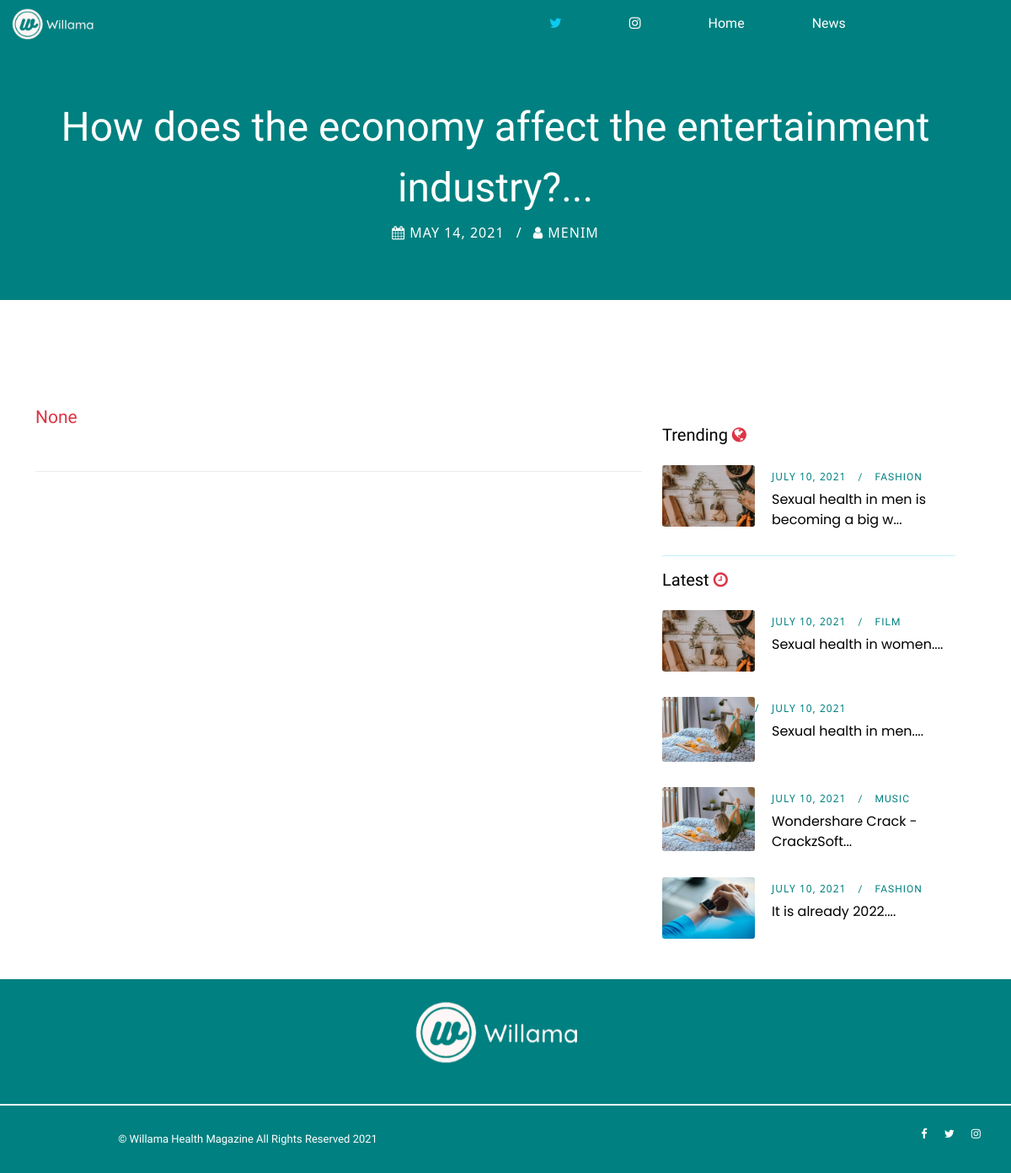
The app's page /willama_health/news/how-does-the-economy-affect-the-entertainment-industry/, older data.
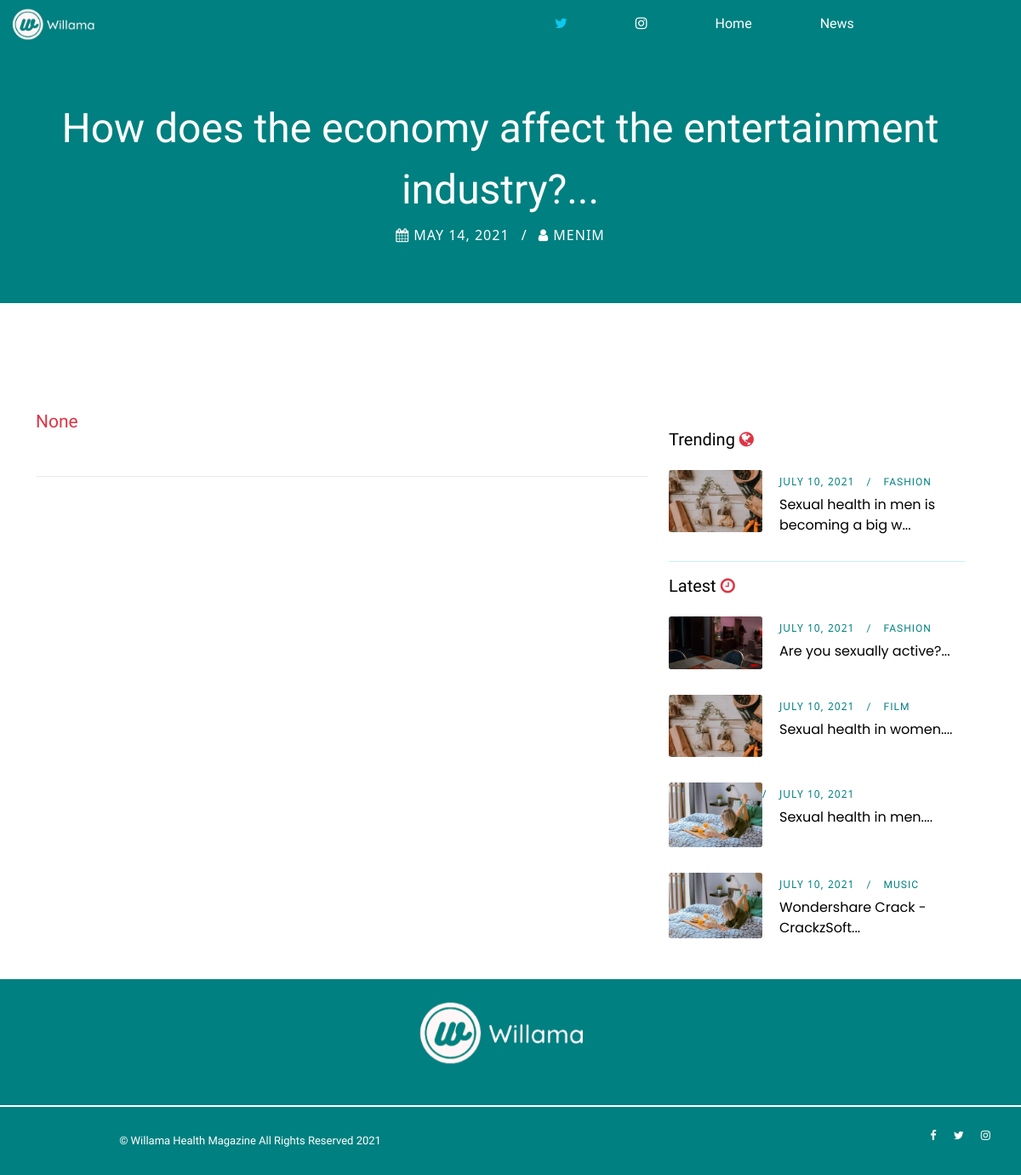
The same page, newer data.
### blog/models.py (models this page shows, shortened)
class Post(models.Model):
    title       =   models.CharField(max_length=255, unique=True)
    blog_img    =   models.ImageField(upload_to="blog_pics/", null=True, blank=True)
    img_credits =   models.CharField(max_length=255, null=True)
    slug        =   models.SlugField(max_length=250, null=True, blank=True, unique=True)
    author      =   models.CharField(max_length=100, default='Menim')
    updated_on  =   models.DateTimeField(auto_now=True)
    body        =   tinymce_models.HTMLField()
    created_on  =   models.DateTimeField(auto_now_add=True)
    status      =   models.IntegerField(choices=STATUS, default=0)
    blog_type   =   models.IntegerField(choices=TYPE, default=0)
    categories  =   models.ManyToManyField(Category, related_name='posts')
    class Meta:
        ordering    =   ['-created_on']

class Category(models.Model):
    title   =   models.CharField(max_length=20, unique=True, null=True)
    slug        =   models.SlugField(max_length=250, unique=True,null=True)
    class Meta:
        verbose_name_plural =   'categories'

### blog/views.py (the view)
# urls.py: path('willama_health/news/<slug:slug>/', views.news_detail, name='news-detail'),
def news_detail(request, slug, *args, **kwargs):
    post        =   News.objects.get(slug=slug)
    latest      =   Post.objects.order_by('-created_on')[0:4]
    adverts     =   Advert.objects.all()[0:1]
    trending    =   Post.objects.filter(blog_type=2, status=1).order_by('-created_on')[0:3]
    context     =   {
        "post": post,
        'latest':latest,
        'adverts':adverts,
        'trending':trending,
    }
    return render(request, "news_detail.html", context)

### blog/templates/news_detail.html (shortened to what the changed rows need)
{% extends "base.html" %} {% load crispy_forms_tags %} {% load static %} {% block title %}Willama Health Magazine - {{ post.title }}{% endblock %} {% block meta_description %}{{ post.body|slice:":200" }}{% endblock %} {% block content %}
<div class="breadcrumb-area bg-img bg-overlay jarallax">
    <div class="container h-100">
        <div class="row h-100 align-items-center">
            <div class="col-12">
                <div class="breadcrumb-content text-center">
                    <div class="breadcrumb-post-content">
                        <h2 class="post-title">{{ post.title|slice:":70"|safe }}...</h2>
                    </div>
                </div>
            </div>
        </div>
    </div>
</div>
<div class="roberto-news-area section-padding-100-0">
    <div class="container">
        <div class="row justify-content-center">
            <div class="col-12 col-sm-8 col-md-6 col-lg-4 py-5 section-padding-100-70">
                <div class="roberto-sidebar-area pl-md-4">
                    {% for post in trending %}
                    <div class="single-recent-post d-flex">
                        <div class="post-thumb">
                            {% if post.blog_img %}
                            <a href="#"><img src="{{ post.blog_img.url }}" alt=""></a>
                            {% endif %}
                        </div>
                        <div class="post-content">
                            <div class="post-meta">
                                <a href="#" class="post-author">{{ post.created_on.date }}</a>
                                {% for cat in post.categories.all %}
                                <a href="{% url 'blog_category' cat.slug %}" class="post-tutorial"
                                    style="font-family: 'Archivo Narrow', sans-serif;">{{ cat.title }}</a> {% endfor %}
                            </div>
                            <a href="{% url 'article-detail' post.slug %}" class="post-title"
                                style="font-family: 'Poppins', sans-serif;">{{ post.title|slice:":40"|safe }}...</a>
                        </div>
                    </div>
                    {% endfor %}
                    {% for post in latest %}
                    <div class="single-recent-post d-flex">
                        <div class="post-thumb">
                            {% if post.blog_img %}
                            <a href="#"><img src="{{ post.blog_img.url }}" alt=""></a>
                            {% endif %}
                        </div>
                        <div class="post-content">
                            <div class="post-meta">
                                <a href="#" class="post-author">{{ post.created_on.date }}</a>
                                {% for cat in post.categories.all %}
                                <a href="{% url 'blog_category' cat.slug %}" class="post-tutorial"
                                    style="font-family: 'Archivo Narrow', sans-serif;">{{ cat.title }}</a> {% endfor %}
                            </div>
                            <a href="{% url 'article-detail' post.slug %}" class="post-title"
                                style="font-family: 'Poppins', sans-serif;">{{ post.title|slice:":40"|safe }}...</a>
                        </div>
                    </div>
                    {% endfor %}
                </div>
            </div>
        </div>
    </div>
</div>
{% endblock content %}

Row changes from the older to the newer data that the page shows:
no longer on this page (row unchanged): Post: blog_img (picture), created_on "JULY 10, 2021", title "It is already 2022.", Category (title "FASHION"), shown under "Latest"
added Post: blog_img (picture), created_on "JULY 10, 2021", title "Are you sexually active?", Category (title "FASHION"), shown under "Latest"
